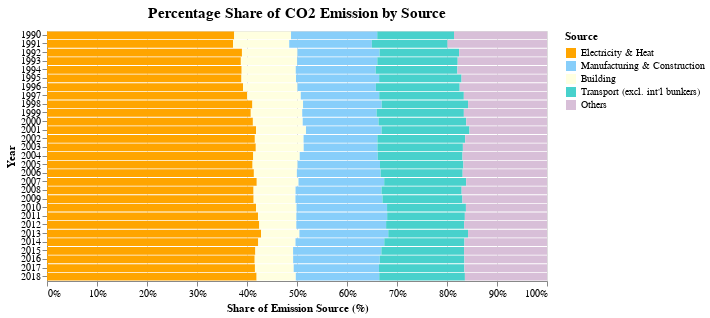

The code cell stored with this chart in its notebook:
### Code cell
bars = alt.Chart(stacked_df).mark_bar().transform_joinaggregate(
    order='sum(Amount)',
    groupby=['Year']).encode(
    x=alt.X('sum(Amount):Q', stack='normalize', 
            axis=alt.Axis(title='Share of Emission Source (%)',format='%')),
    y=alt.Y('Year:O',
            axis=alt.Axis(title='Year')),
    color=alt.Color('Source:N',
                     scale=alt.Scale(domain=['Electricity & Heat', 'Manufacturing & Construction', 'Building', "Transport (excl. int'l bunkers)", 'Others'],
                     range=['orange','lightskyblue','lightyellow','mediumturquoise','thistle'])),
    order=alt.Order('order:Q',sort='descending')
                     
).properties(width=500, height=250,
             title=alt.TitleParams(text='Percentage Share of CO2 Emission by Source',dy=-5,fontSize=15)
            )

bars

### Figure 1 — Vega-Lite specification as saved in the notebook (floating-point values rounded to 4 significant figures; data arrays with more than 128 entries replaced by an {"elided": "..."} marker saying what was removed)
{"config": {"view": {"continuousWidth": 400, "continuousHeight": 300}}, "data": {"name": "data-696229f6ba0ef62b715287a15bf37498"}, "mark": "bar", "encoding": {"color": {"type": "nominal", "field": "Source", "scale": {"domain": ["Electricity & Heat", "Manufacturing & Construction", "Building", "Transport (excl. int'l bunkers)", "Others"], "range": ["orange", "lightskyblue", "lightyellow", "mediumturquoise", "thistle"]}}, "order": {"type": "quantitative", "field": "order", "sort": "descending"}, "x": {"type": "quantitative", "aggregate": "sum", "axis": {"format": "%", "title": "Share of Emission Source (%)"}, "field": "Amount", "stack": "normalize"}, "y": {"type": "ordinal", "axis": {"title": "Year"}, "field": "Year"}}, "height": 250, "title": {"text": "Percentage Share of CO2 Emission by Source", "dy": -5, "fontSize": 15}, "transform": [{"joinaggregate": [{"op": "sum", "field": "Amount", "as": "order"}], "groupby": ["Year"]}], "width": 500, "$schema": "https://vega.github.io/schema/vega-lite/v4.8.1.json", "datasets": {"data-696229f6ba0ef62b715287a15bf37498": {"elided": "145 records"}}}
